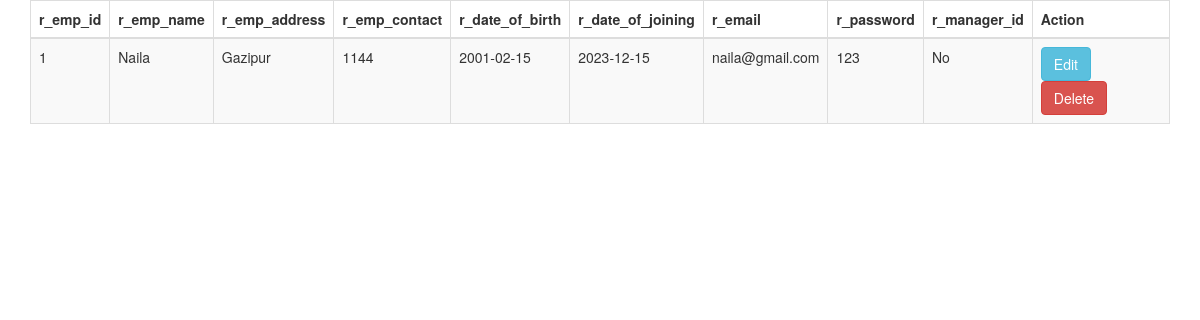
Screenshot of /admin_researcher.php with the database file from the repository.
### tables this page shows
CREATE TABLE `research_emp` (
  `r_emp_id` int(10) NOT NULL,
  `r_emp_name` varchar(30) DEFAULT NULL,
  `r_emp_address` varchar(200) DEFAULT NULL,
  `r_emp_contact` int(15) DEFAULT NULL,
  `r_date_of_birth` date DEFAULT NULL,
  `r_date_of_joining` date DEFAULT NULL,
  `r_year_of_experience` int(3) DEFAULT NULL,
  `r_email` varchar(100) DEFAULT NULL,
  `r_password` varchar(200) DEFAULT NULL,
  `r_manager_id` int(10) DEFAULT NULL,
  `r_dept_id` int(5) DEFAULT NULL
);

### admin_researcher.php (the view, shortened to what this page needs)
<?php
include "./dataBase_Connection.php";
$sql = "SELECT * FROM research_emp";
$result = $conn->query($sql);
?>
<!DOCTYPE html>
<html lang="en">
<head>
    <link rel="stylesheet" href="https://maxcdn.bootstrapcdn.com/bootstrap/3.4.0/css/bootstrap.min.css">
</head>
<body>
    <div class="container">
        <table class="table table-bordered table-striped">
            <thead>
                <tr>
                    <th>r_emp_id</th>
                    <th>r_emp_name</th>
                    <th>r_emp_address</th>
                    <th>r_emp_contact</th>
                    <th>r_date_of_birth</th>
                    <th>r_date_of_joining</th>
                    <th>r_email</th>
                    <th>r_password</th>
                    <th>r_manager_id</th>
                    <th>Action</th>
                </tr>
            </thead>
            <tbody>
        <?php
            if ($result->num_rows > 0) {
                while ($row = $result->fetch_assoc()) {
        ?>
                    <tr>
                    <td><?php echo $row['r_emp_id']; ?></td>
                    <td><?php echo $row['r_emp_name']; ?></td>
                    <td><?php echo $row['r_emp_address']; ?></td>
                    <td><?php echo $row['r_emp_contact']; ?></td>
                    <td><?php echo $row['r_date_of_birth']; ?></td>
                    <td><?php echo $row['r_date_of_joining']; ?></td>
                    <td><?php echo $row['r_email']; ?></td>
                    <td><?php echo $row['r_password']; ?></td>
                    <td><?php echo $row['r_manager_id'] ? $row['r_manager_id'] : 'No'; ?></td>
                    <td>
                        <a class="btn btn-info" href="admin_researcher_update.php?r_emp_id=<?php echo $row['r_emp_id']; ?>">Edit</a>
                        <a class="btn btn-danger" href="admin_researcher_delete.php?id=<?php echo $row['r_emp_id']; ?>">Delete</a>
                    </td>
                    </tr>
        <?php
                }
            }
        ?>
    </tbody>
</table>
    </div>
</body>
</html>

### rows the page displays
research_emp: r_emp_id "1", r_emp_name "Naila", r_emp_address "Gazipur", r_emp_contact "1144", r_date_of_birth "2001-02-15", r_date_of_joining "2023-12-15", r_email "naila@gmail.com", r_password "123", shows "No"
